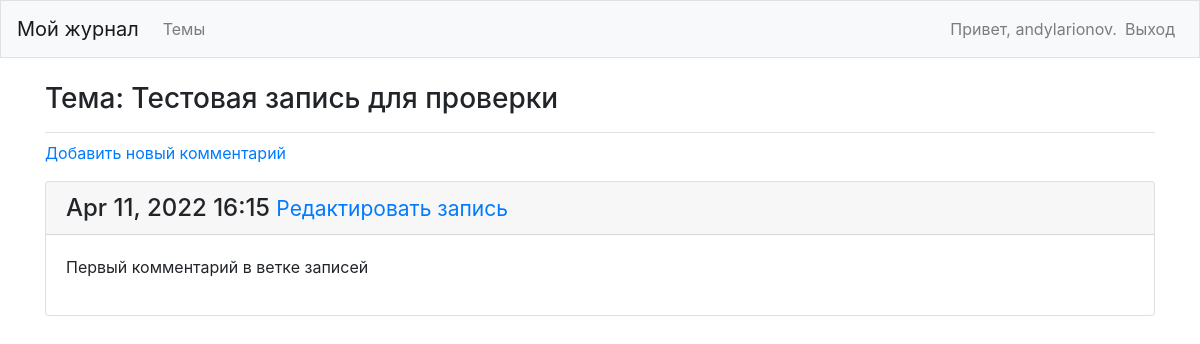
Page /topics/4/ (signed in) on the committed database.
### my_journal_p/models.py (models this page shows, shortened)
class Topic(models.Model):
    text = models.CharField(max_length=200)
    date_added = models.DateTimeField(auto_now_add=True)
    owner = models.ForeignKey(User, on_delete=models.CASCADE)
    def __str__(self):
        return self.text

class Entry(models.Model):
    topic = models.ForeignKey(Topic, on_delete=models.CASCADE)
    text = models.TextField()
    date_added = models.DateTimeField(auto_now_add=True)
    class Meta:
        verbose_name_plural = 'entries'

### my_journal_p/views.py (the view)
# urls.py: path('topics/<int:topic_id>/', views.topic, name='topic'),
@login_required()
def topic(request, topic_id):
    topic = Topic.objects.get(id=topic_id)
    check_topic_owner(topic.owner, request)
    entries = topic.entry_set.order_by('-date_added')
    context = {'topic':topic, 'entries': entries}
    return render(request, 'my_journal_p/topic.html', context)

### my_journal_p/views.py (called while the page is built)
def check_topic_owner(owner, request):
    if owner != request.user:
        raise Http404

### my_journal_p/templates/my_journal_p/topic.html (shortened to what this page needs)
<!DOCTYPE html>
<html lang="en">
<head>
</head>
<body>
{% extends "my_journal_p/base.html" %}
{% block page_header %}
  <h3>Тема: {{topic}}</h3>
{% endblock page_header %}
{%block content%}
  <p>
      <a href="{% url 'my_journal_p:new_entry' topic.id %}">Добавить новый комментарий</a>
  </p>
      {% for entry in entries %}
      <div class="card mb-3">
      <h4 class="card-header">
          {{ entry.date_added|date:'M d, Y H:i'}}
          <small><a href="{%url 'my_journal_p:edit_entry' entry.id%}">Редактировать запись</a></small>
      </h4>
      <div class="card-body">
           {{entry.text|linebreaks}}
      </div>
      </div>
       {% empty %}
        <p>There are no entries for this topics yet</p>
      {% endfor %}
{% endblock content %}

### my_journal_p/templates/my_journal_p/base.html (shortened to what this page needs)
{% load bootstrap4 %}
<!doctype html>
<html lang="ru">
<head>
  {% bootstrap_css %}
</head>
<body>
<nav class="navbar navbar-expand-md navbar-light bg-light mb-4 border">
  <a class="navbar-brand" href="{% url 'my_journal_p:index' %}">Мой журнал</a>
<div class = "collapse navbar-collapse" id="navbarCollapse">
  <ul class="navbar-nav mr-auto">
    <li class="nav-item">
      <a class="nav-link" href="{% url 'my_journal_p:topics'%}">Темы</a>
    </li>
  </ul>
  <ul class="navbar-nav ml-auto">
    {% if user.is_authenticated %}
    <li class="nav-item">
      <span class="navbar-text">Привет, {{ user.username}}.</span>
    </li>
    <li class="nav-item">
      <a class="nav-link" href="{% url 'users:logout' %}">Выход</a>
    </li>
    {% endif %}
  </ul>
</div>
</nav>
<main role="main" class="container">
  <div class="pb-2 mb-2 border-bottom">
    {% block page_header %}{% endblock page_header %}
  </div>
  <div>
    {% block content %} {%endblock content%}
  </div>
</main>
</body>
</html>

### rows in the picture
Topic: text "Тестовая запись для проверки"
Entry: date_added "Apr 11, 2022 16:15", text "Первый комментарий в ветке записей"

### other values in the picture
{{ user.username }} "andylarionov"
